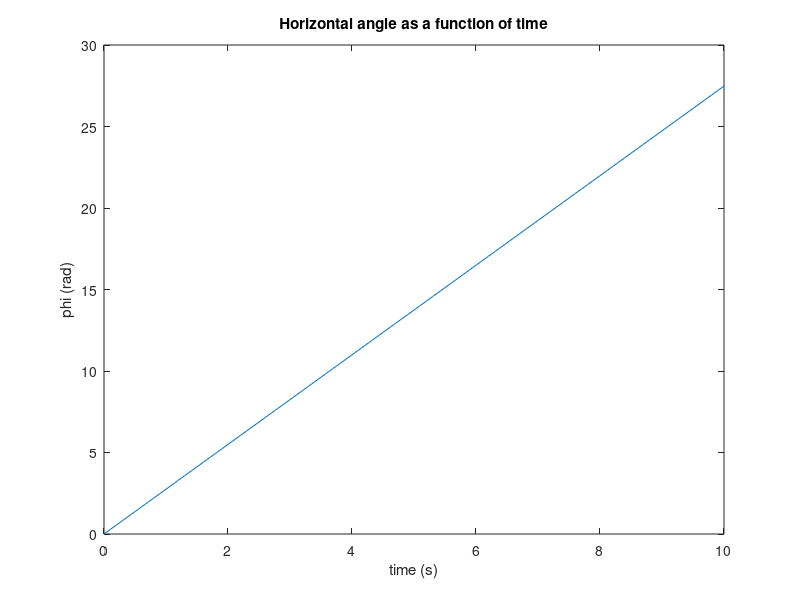
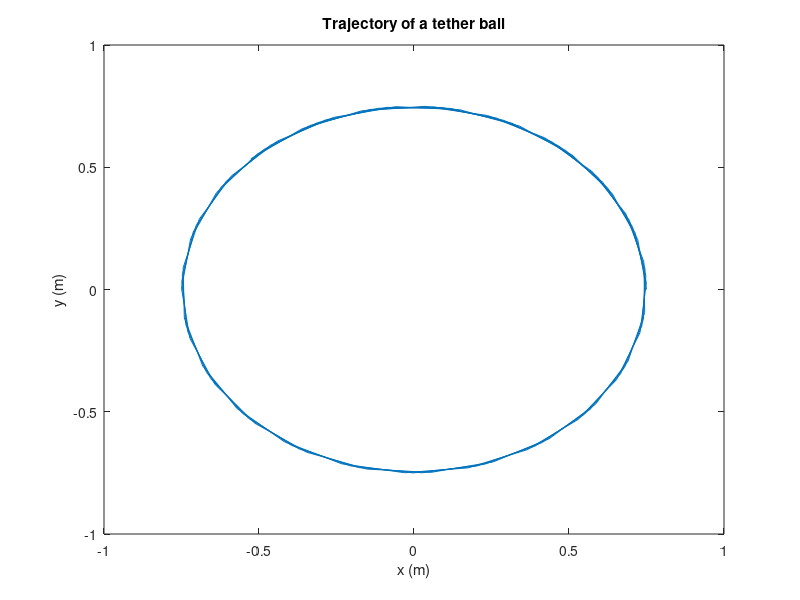
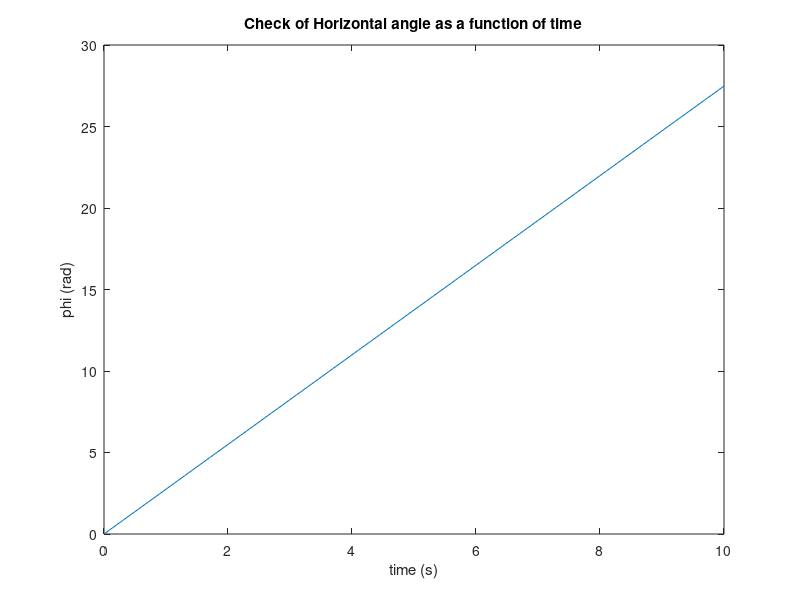

MATLAB code for these plots, in order: (Note: this script raises an error after producing the figures.)
% Exam 1 Review
% Jessica Kintner, 3/13
% edited 3/14 to add axis labels, since I commented on yours :)
%
% Problem 1
%
2*3
2*3/6*4
1/2
1\2
pi
exp(1)
sqrt(25)
sqrt(-25)
cos(30*pi/180)
cosd(30)
cos(pi/2)
%
% Problem 2
%
exp(-i*pi)
%
(2-3)*(5+3)/(2-6)
%
mu = pi*4e-7
r = .1
B = mu/2/pi/r
%
A = [1 2 3; 4 5 6]
A * [7; 8; 9]
%
inv([8 1 6; 3 5 7; 4 9 2])
%
% Problem 3 -- tether ball
%
t = 0:.1:10;
theta = 30*pi/180;
g = 9.81;
ell = 1.5;
R = ell*sin(theta);
%
phi = t.*sqrt(g/R*tan(theta));
x = R .* cos(phi);
y = R .* sin(phi);
%
figure(1)
plot(t, phi)
title('Horizontal angle as a function of time')
xlabel('time (s)') 
ylabel('phi (rad)')

figure(2)
plot(x, y)
title('Trajectory of a tether ball')
xlabel('x (m)') 
ylabel('y (m)')

%
% Problem 4 -- save and load
%
saveMatrix = [t' phi'];
save tether.txt saveMatrix -ascii
%
clear
newMatrix = load('tether.txt');
newT = newMatrix(:,1);
newPhi = newMatrix(:, 2);
%
figure(3)
plot(newT, newPhi)
title('Check of Horizontal angle as a function of time')
xlabel('time (s)') 
ylabel('phi (rad)')

%
% Problem 5
%
[x, y] = xyComp(15, 30)
[x, y] = xyComp(10, 135)
%
function [xComp, yComp] = xyComp(mag, dir)
    xComp = mag*cos(dir*pi/180);
    yComp = mag*sin(dir*pi/180);
end
